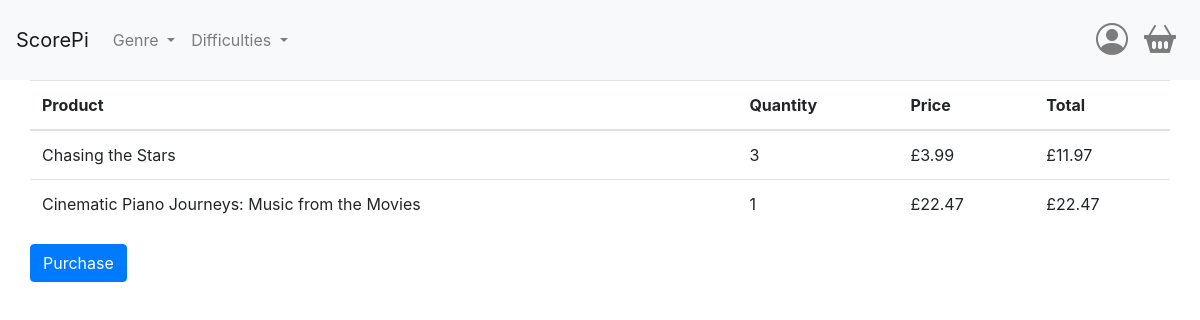
/basket (signed in), run on the app's committed database.
### app/models.py (models this page shows)
class BasketItem(db.Model):
    id = db.Column(db.Integer, primary_key=True)
    customer_id = db.Column(db.Integer, db.ForeignKey('customers.id'))
    basket_id = db.Column(db.Integer, db.ForeignKey('baskets.id'))
    product_id = db.Column(db.Integer, db.ForeignKey('products.id'))
    quantity = db.Column(db.Integer, default=1)
    product = db.relationship('Products', backref='basket_items')

class Products(db.Model):
    id = db.Column(db.Integer, primary_key=True)
    title = db.Column(db.String(50), index=True, unique=True)
    description = db.Column(db.String(500))
    genre = db.Column(db.String(50))
    difficulty = db.Column(db.String(50))
    stock = db.Column(db.Integer)
    image = db.Column(db.String(200))
    price = db.Column(db.Float)

### app/views.py (the view, shortened to what this page needs)
@app.route('/basket', methods=['GET', 'POST'])
@login_required
def basket():
    basket_items = BasketItem.query.filter_by(customer_id=current_user.id, basket_id=None).all()
    if not basket_items:
        flash('Your basket is empty.', 'light')
    form = OrderForm()
    return render_template('basket.html', title='Basket', basket_items=basket_items, form=form)

### app/__init__.py (called while the page is built)
@login_manager.user_loader
def load_user(user_id):
    return models.Customers.query.get(user_id)

### app/templates/basket.html (shortened to what this page needs)
{% extends "base.html" %}
{% block content %}
<div class="container">
    <div class="row">
            <table class="table">
                <thead>
                    <tr>
                        <th>Product</th>
                        <th>Quantity</th>
                        <th>Price</th>
                        <th>Total</th>
                    </tr>
                </thead>
                <tbody>
                    {% for item in basket_items %}
                    <tr>
                        <td>{{ item.product.title }}</td>
                        <td>{{ item.quantity }}</td>
                        <td>£{{ item.product.price }}</td>
                        <td>£{{ (item.product.price * item.quantity) | round(2) }}</td>
                    </tr>
                    {% endfor %}
                </tbody>
            </table>
            <form action="{{ url_for('basket') }}" method="POST">
                <button type="submit" class="btn btn-primary ml-auto">Purchase</button>
            </form>
    </div>
</div>
{% endblock %}

### data on the page
BasketItem: product "Chasing the Stars", quantity "3", product.price "3.99"
Products: (item.product.price*item.quantity)|round(2) "11.97"
BasketItem: product "Cinematic Piano Journeys: Music from the Movies", quantity "1", product.price "22.47"
Products: (item.product.price*item.quantity)|round(2) "22.47"
